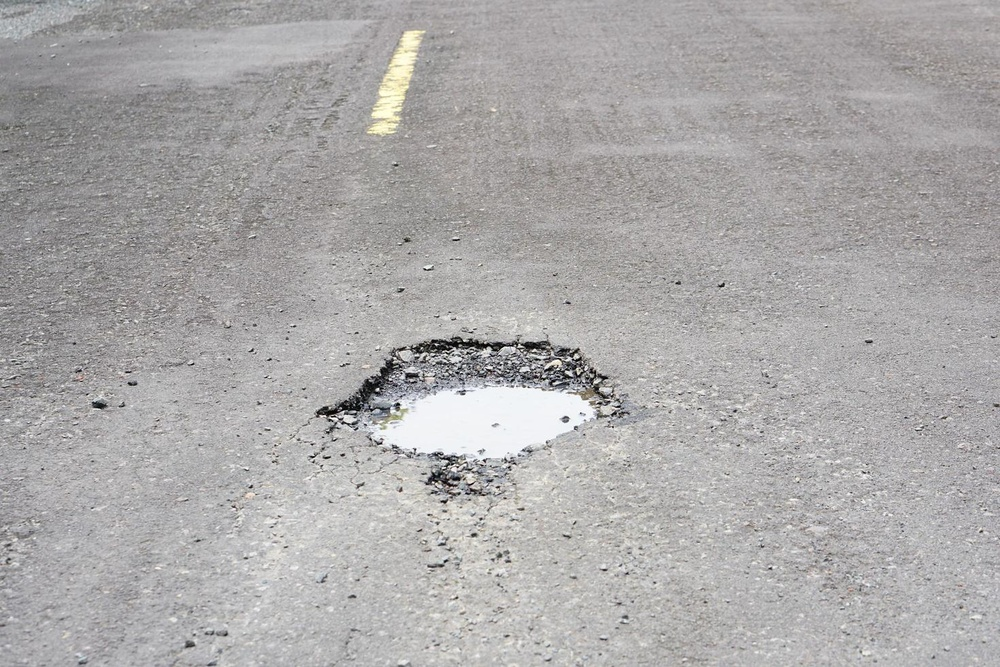
#> input picture plastiphalt_ai/pothole_detection/sample_image_1.jpeg, 1000 x 667 px, shrunk from 1470 x 980 before the run
$ python -i crack_detector.py   (imports and definitions only)
#> lines starting #> are read from the running program, lines starting #| are printed output that depends on the picture; after the words box and inside, x2 and y2 are one past the last pixel; in counts of white or black regions, pixels touching at a corner belong together

from typing import Dict, Any, Optional
import cv2
import numpy as np
from pathlib import Path

def detect_cracks(image_path: str, out_mask_path: Optional[str]=None) -> Dict[str, Any]:
#> called with image_path = '../pothole_detection/sample_image_1.jpeg'
    img = cv2.imread(image_path)
#> img is the input picture: shape (667, 1000, 3); mean B, G, R 169.3, 169.6, 171.4
    if img is None:
        raise ValueError(f"Could not read image: {image_path}")
    gray = cv2.cvtColor(img, cv2.COLOR_BGR2GRAY)
    clahe = cv2.createCLAHE(clipLimit=2.0, tileGridSize=(8,8))
    gray = clahe.apply(gray)
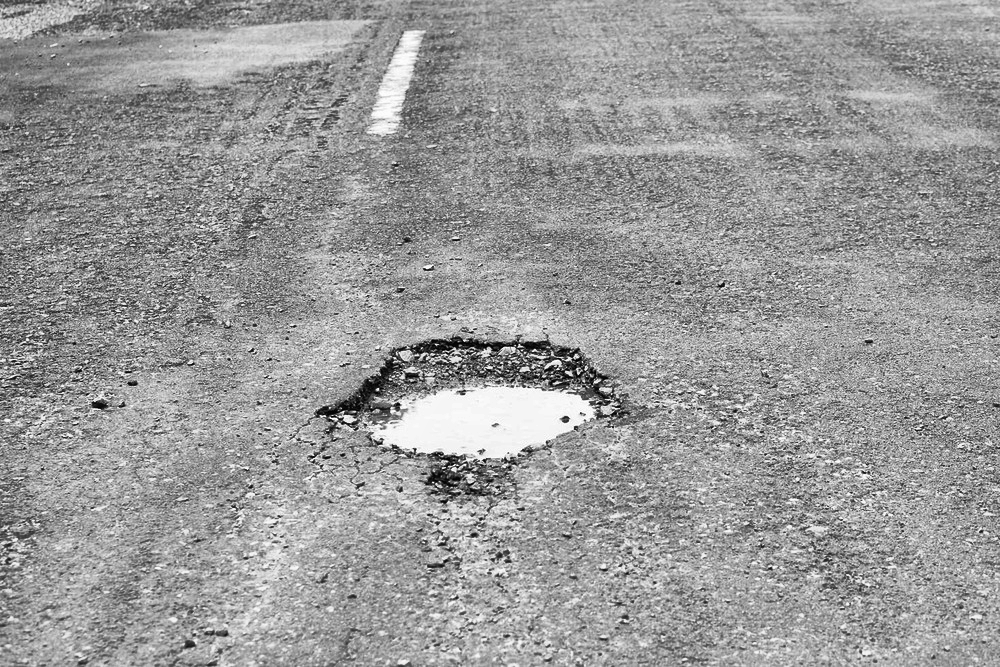
#> gray: shape (667, 1000); min 0, max 255, mean 153.3
    edges = cv2.Canny(gray, 50, 150)
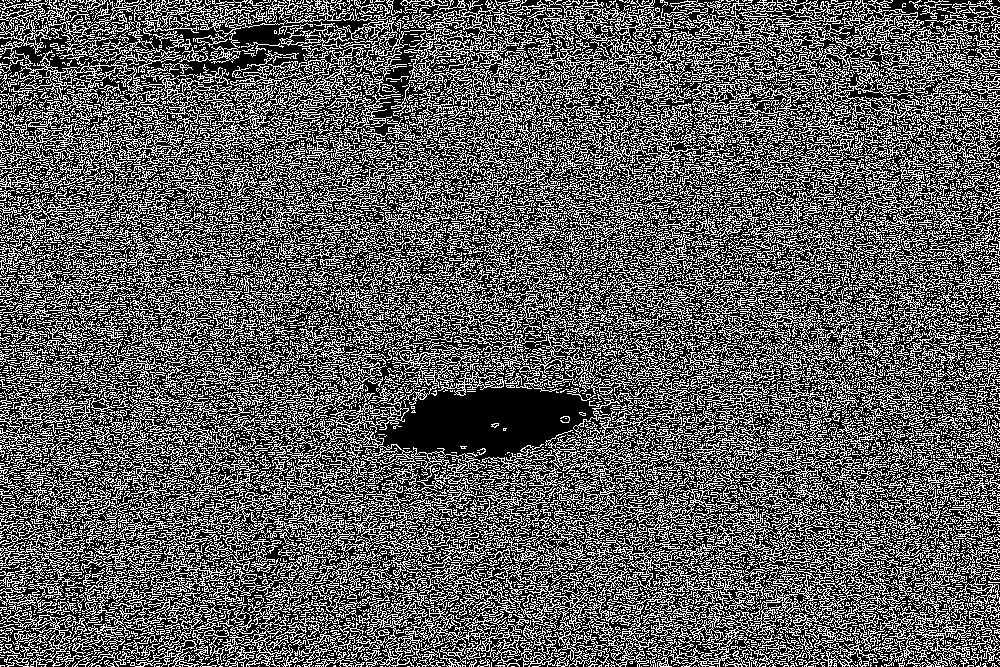
#> edges: shape (667, 1000); 36.7% white in thin lines or dots
    kernel = cv2.getStructuringElement(cv2.MORPH_RECT, (3,3))
    closed = cv2.morphologyEx(edges, cv2.MORPH_CLOSE, kernel, iterations=1)
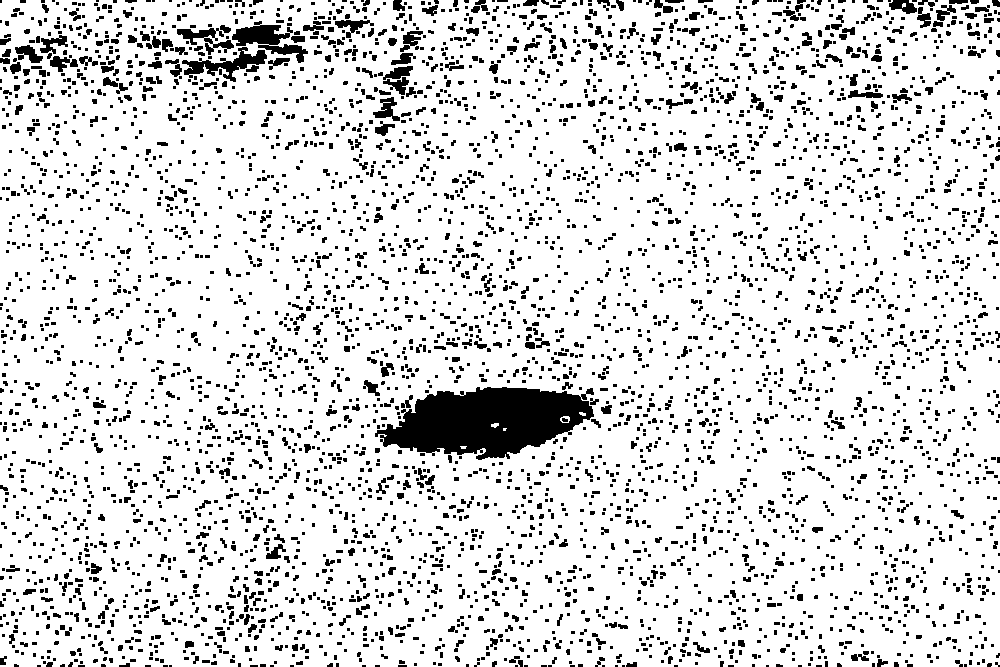
#> closed: shape (667, 1000); 86.4% white; 4881 black regions (3950 under 20 px), largest, box (x1, y1, x2, y2) and area: (375, 387, 594, 460) 10447, (232, 21, 308, 63) 1261, (182, 47, 267, 82) 1029
    thin = closed  # fallback if ximgproc is not available
    crack_pixels = int((thin>0).sum())
#> crack_pixels = 576536
    area = thin.size
#> area = 667000
    density = crack_pixels / float(area)
#> density = 0.864
    length_est = crack_pixels / 2.0
#> length_est = 288268
    if out_mask_path:
        Path(out_mask_path).parent.mkdir(parents=True, exist_ok=True)
        import imageio.v2 as imageio
        imageio.imwrite(out_mask_path, thin)
    return {
        "crack_pixels": crack_pixels,
        "image_area": int(area),
        "crack_density": round(density,6),
        "length_est_px": round(float(length_est),2),
        "mask_saved_to": out_mask_path if out_mask_path else None
    }

>>> result = detect_cracks('../pothole_detection/sample_image_1.jpeg')
#> result = 5 items

$ run again, on plastiphalt_ai/pothole_detection/temp_frame.jpg
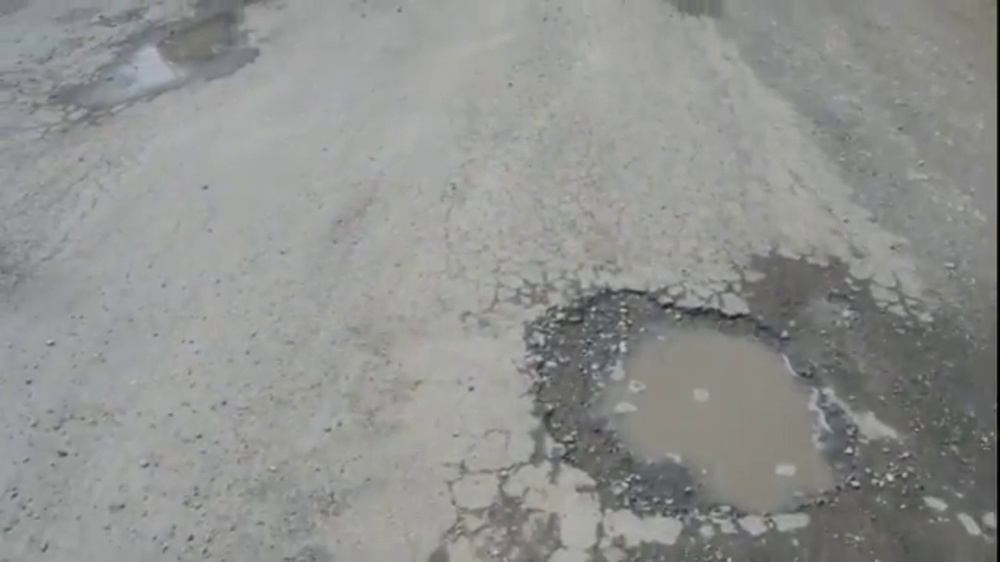
#> input picture plastiphalt_ai/pothole_detection/temp_frame.jpg, 1000 x 562 px, shrunk from 1920 x 1080 before the run
#> in detect_cracks, img is the input picture: shape (562, 1000, 3); mean B, G, R 142.9, 145.2, 143.9
#> in detect_cracks, `edges = cv2.Canny(gray, 50, 150)`:
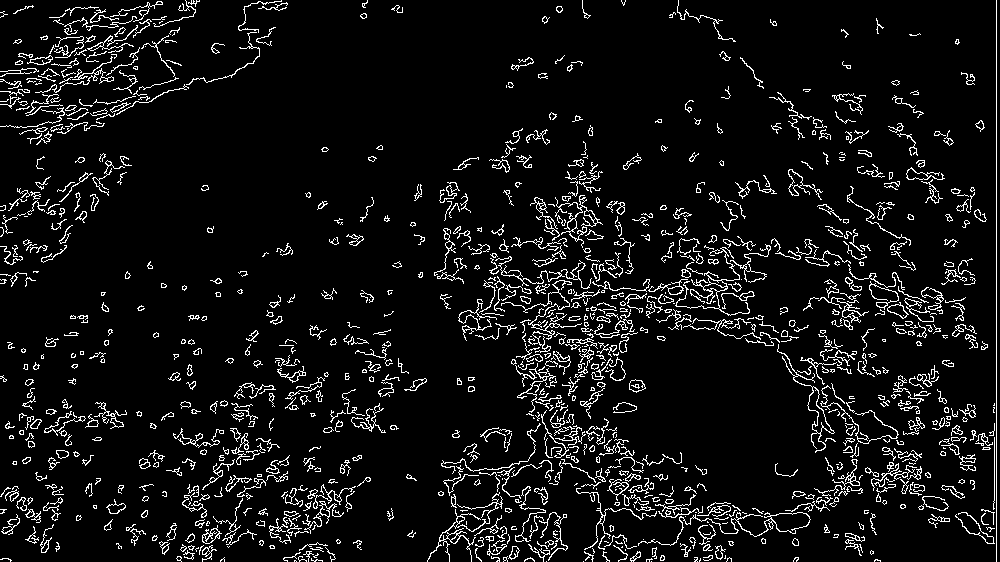
#> edges: shape (562, 1000); 7.2% white in thin lines or dots
#> in detect_cracks, `closed = cv2.morphologyEx(edges, cv2.MORPH_CLOSE, kernel, iterations=1)`:
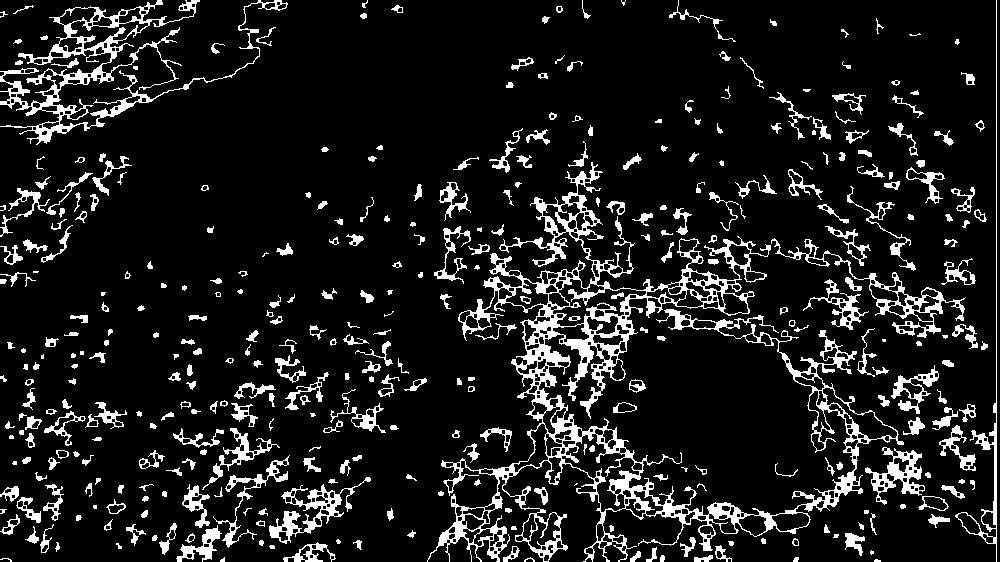
#> closed: shape (562, 1000); 11.2% white; 378 white regions (36 under 20 px), largest, box (x1, y1, x2, y2) and area: (427, 162, 904, 562) 22568, (0, 0, 288, 145) 5619, (771, 238, 966, 338) 1818
#> crack_pixels = 63060
#> density = 0.112
#> length_est = 31530
#> result = 5 items
